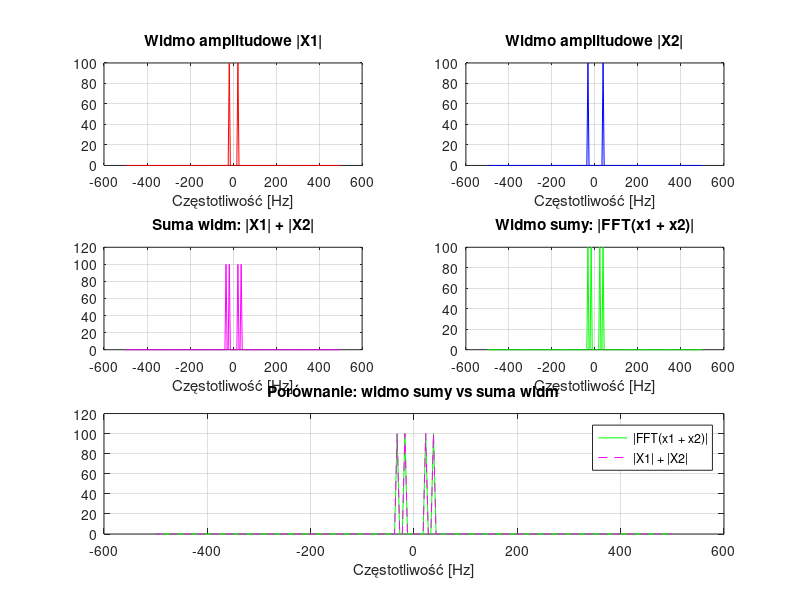

Recreate this plot in MATLAB.
pkg load signal;

% --- Parametry ---
N = 200;                  % liczba próbek
fs = 1000;                % częstotliwość próbkowania [Hz]
t = linspace(0, (N-1)/fs, N);

% --- Liczba okresów ---
o1 = 4;                   % okresy dla x1
o2 = 7;                   % okresy dla x2

f1 = o1 / (N/fs);         % częstotliwość 1. sinusa
f2 = o2 / (N/fs);         % częstotliwość 2. sinusa

x1 = sin(2*pi*f1*t);
x2 = sin(2*pi*f2*t);
x_sum = x1 + x2;

% --- FFT ---
X1 = fft(x1);
X2 = fft(x2);
Xsum = fft(x_sum);

% --- Oś częstotliwości ---
f = linspace(-fs/2, fs/2, N);

% --- Widma amplitudowe (przesunięcie do środka) ---
X1_amp = fftshift(abs(X1));
X2_amp = fftshift(abs(X2));
Xsum_amp = fftshift(abs(Xsum));
Xsum_amp_manual = X1_amp + X2_amp;

% --- Wykresy ---
figure;

subplot(3,2,1);
plot(f, X1_amp, 'r'); grid on;
title('Widmo amplitudowe |X1|'); xlabel('Częstotliwość [Hz]');

subplot(3,2,2);
plot(f, X2_amp, 'b'); grid on;
title('Widmo amplitudowe |X2|'); xlabel('Częstotliwość [Hz]');

subplot(3,2,3);
plot(f, Xsum_amp_manual, 'm'); grid on;
title('Suma widm: |X1| + |X2|'); xlabel('Częstotliwość [Hz]');

subplot(3,2,4);
plot(f, Xsum_amp, 'g'); grid on;
title('Widmo sumy: |FFT(x1 + x2)|'); xlabel('Częstotliwość [Hz]');

subplot(3,2,[5 6]);
plot(f, Xsum_amp, 'g', 'DisplayName', '|FFT(x1 + x2)|'); hold on;
plot(f, Xsum_amp_manual, '--m', 'DisplayName', '|X1| + |X2|');
grid on; legend;
title('Porównanie: widmo sumy vs suma widm'); xlabel('Częstotliwość [Hz]');

